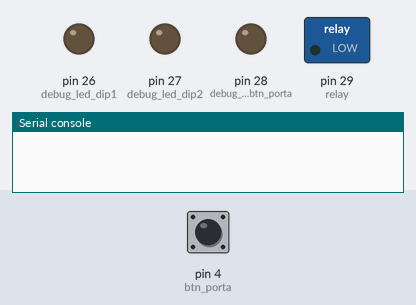
Bench run of a program on a simulated MicroPython board. Parts: switched loads named in the program (green lamp = pin HIGH), output pins drawn as LEDs (lit = HIGH), the last lines printed to the serial console. Dashed ring = blinking. Inputs (shaded band) come from the test bench; at power-on: pin 4 (btn_porta) HIGH.

Above: at 1.2 s.
1.3 s: pin 4 (btn_porta) pulled LOW for 0.15 s
At 1.8 s:
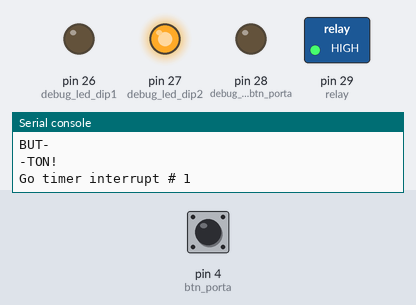
4.3 s: pin 4 (btn_porta) pulled LOW for 1 s
At 5.42 s:
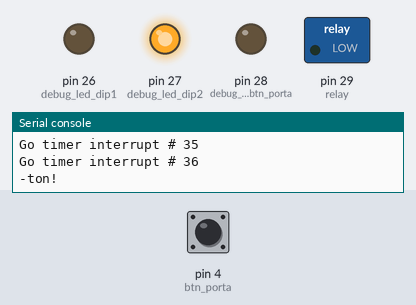
7.3 s: pin 4 (btn_porta) pulled LOW for 3.2 s
12.0 s: pin 4 (btn_porta) pulsed LOW 2 times (0.12 s each, 0.3 s apart)
At 12.37 s:
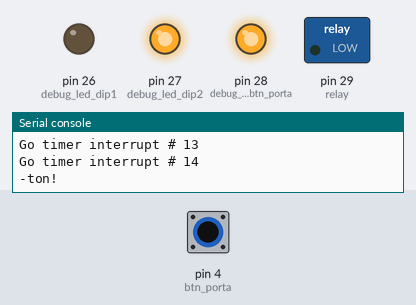
Timing chart, 0 to 16.0 s (numbered marks = the images above; inputs shaded):
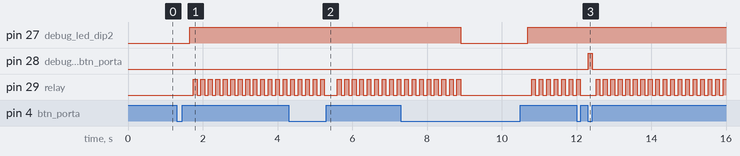

The program:

timertest.py
```python
import machine
import time

interruptCounter = 0
totalInterruptsCounter = 0
pauseCounter = 0

timer = machine.Timer()
dip1 = machine.Pin(2, machine.Pin.IN)
dip2 = machine.Pin(3, machine.Pin.IN)
btn_porta = machine.Pin(4, machine.Pin.IN)
# r = RotaryIRQ(pin_num_clk=5, pin_num_dt=6,
#               min_val=0, max_val=0)
btn_enc = machine.Pin(7, machine.Pin.IN)

relay = machine.Pin(29, machine.Pin.OUT)

debug_led_dip1 = machine.Pin(26, machine.Pin.OUT)
debug_led_dip2 = machine.Pin(27, machine.Pin.OUT)
debug_led_btn_porta = machine.Pin(28, machine.Pin.OUT)
debug_led_btn_enc = machine.Pin(29, machine.Pin.OUT)

# maybe delete these for final version?
relay.value(0)
debug_led_dip1.value(0)
debug_led_dip2.value(0)
debug_led_btn_porta.value(0)
debug_led_btn_enc.value(0)


def handle_interrupt(timer):
    global interruptCounter
    interruptCounter += 1


time_go = 70
time_pause = 15
btn_enc_state = 0
btn_porta_state = 0

while True:
    if btn_porta.value() != 1 and btn_porta_state == 0:
        btn_porta_state = 1
        print("BUT-")
        time.sleep(0.02)
    if btn_porta.value() == 1 and btn_porta_state == 1:
        btn_porta_state = 0
        print("-TON!")
        time.sleep(0.2)
        timer.init(freq=10, mode=machine.Timer.PERIODIC, callback=handle_interrupt)
        interruptCounter = 0
        totalInterruptsCounter = 0
        while totalInterruptsCounter < time_go:
            if interruptCounter > 0:
                state = machine.disable_irq()
                interruptCounter -= 1
                machine.enable_irq(state)
                totalInterruptsCounter += 1
                relay.toggle()
                print("Go timer interrupt # " + str(totalInterruptsCounter))
            # TODO: something like stackoverflow.com/a/3150107
            if btn_porta.value() != 1 and btn_porta_state == 0:
                btn_porta_state = 1
                print("but-")
            if btn_porta.value() == 1 and btn_porta_state == 1:
                btn_porta_state = 0
                print("-ton!")
                time.sleep(0.2)
                timer.deinit()
                interruptCounter = 0
                pauseCounter = 0
                debug_led_btn_porta.value(1)
                timer.init(freq=1, mode=machine.Timer.PERIODIC, callback=handle_interrupt)
                while pauseCounter < time_pause:
                    if interruptCounter > 0:
                        state = machine.disable_irq()
                        interruptCounter -= 1
                        machine.enable_irq(state)
                        pauseCounter += 1
                        relay.toggle()
                        print("Pause timer interrupt # " + str(pauseCounter))
                    if btn_porta.value():
                        timer.deinit()
                        debug_led_btn_porta.value(0)
                        break
                debug_led_btn_porta.value(0)
                timer.init(freq=10, mode=machine.Timer.PERIODIC, callback=handle_interrupt)
            debug_led_dip2.value(1)
        relay.value(0)
        timer.deinit()
        debug_led_dip2.value(0)
        debug_led_dip1.value(0)
```

Measured:
- after the input at 1.3 s, pin 27 (debug_led_dip2): LOW → HIGH after 0.35 s; pin 29 (relay): alternates HIGH for 0.10 s and LOW for 0.10 s, starting after 0.45 s
- after the input at 12.0 s, pin 28 (debug_led_btn_porta): LOW → HIGH after 0.32 s, → LOW 0.10 s later
